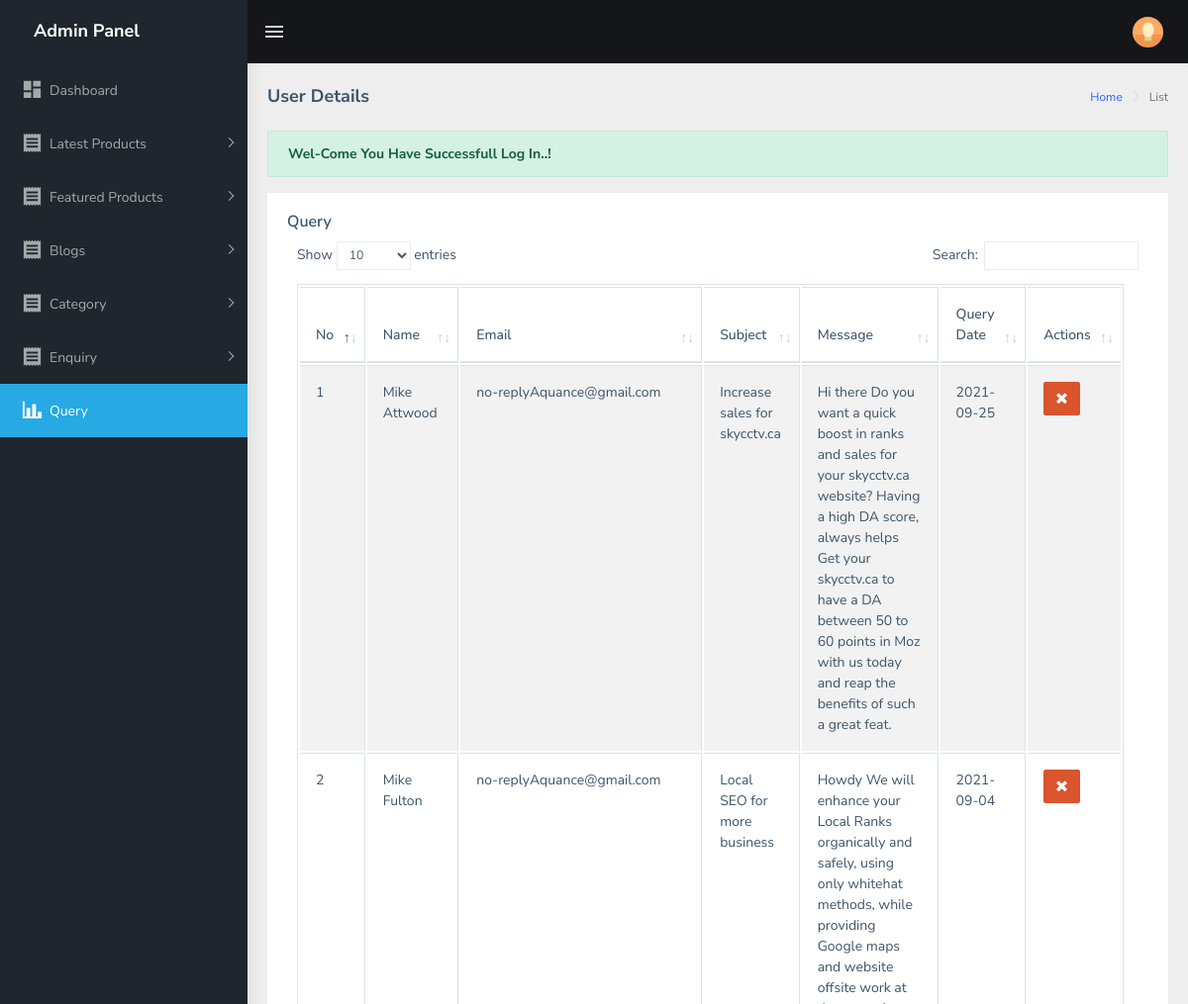
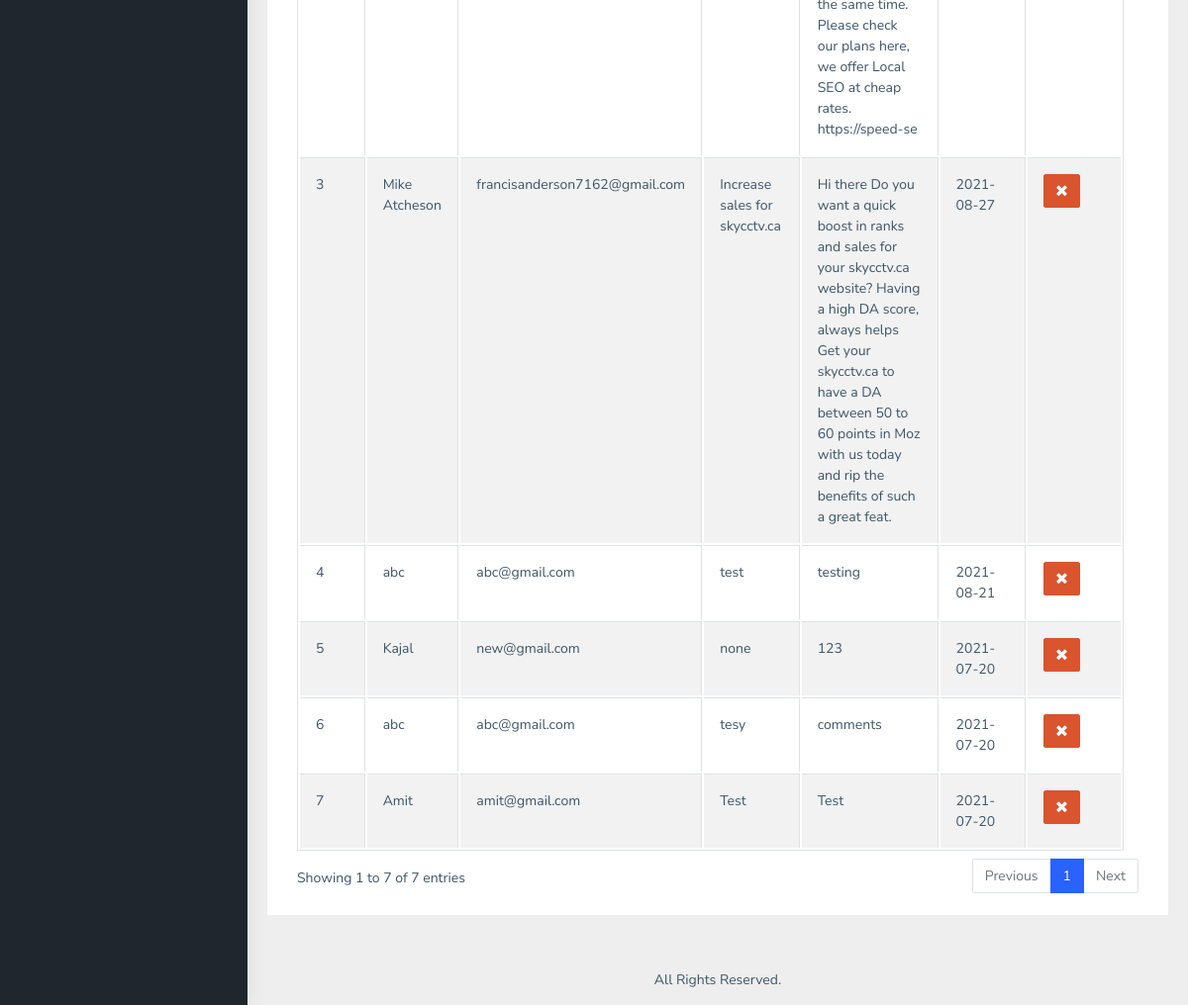
The app's page /admin/query.php (signed in) with its own data (2 pictures, top to bottom).
### tables this page shows
CREATE TABLE `contact` (
  `id` int(11) NOT NULL,
  `name` varchar(255) NOT NULL,
  `email` varchar(255) NOT NULL,
  `number` varchar(255) NOT NULL,
  `subject` varchar(255) NOT NULL,
  `comment` varchar(255) NOT NULL,
  `create_date` date NOT NULL
);

### admin/query.php (the view, shortened to what this page needs)
<!DOCTYPE html>
<html>
<head>
  <?php include("include/head.php"); ?>
</head>
  <?php include("include/profile.php"); ?>
  <?php include("include/sidebar.php"); ?>
        <div class="page-wrapper">
            <div class="page-breadcrumb">
                <div class="row">
                    <div class="col-12 d-flex no-block align-items-center">
                        <h4 class="page-title">User Details</h4>
                        <div class="ml-auto text-right">
                            <nav aria-label="breadcrumb">
                                <ol class="breadcrumb">
                                    <li class="breadcrumb-item"><a href="index.php">Home</a></li>
                                    <li class="breadcrumb-item active" aria-current="page">List</li>
                                </ol>
                            </nav>
                        </div>
                    </div>
                </div>
            </div>
            <div class="container-fluid">
                <?php include('include/set_message.php'); ?>
                <div class="row">
                    <div class="col-12">
                        <div class="card">
                            <div class="card-body">
                                <h5 class="card-title">Query</h5>
                                <div class="table-responsive">
                                    <table id="zero_config" class="table table-striped table-bordered">
                                        <thead>
                                            <tr>
                                                <th>No</th>
                                                <th>Name</th>
                                                <th>Email</th>
                                                <th>Subject</th>
                                                <th>Message</th>
                                                <th>Query Date</th>
                                                <th>Actions</th>
                                            </tr>
                                        </thead>
                                        <tbody>
                                        <?php
                                          include("include/config.php");
                                          $cat = "SELECT * FROM `contact` ORDER BY id  DESC";
                                          $result = mysqli_query($con,$cat);
                                          $co = 1;
                                          while ($row = mysqli_fetch_assoc($result)) {
                                        ?>
                                          <tr>
                                          <td><?=$co?></td>
                                          <td><?=$row['name'] ?></td>
                                          <td><?=$row['email']?></td>
                                          <td><?=$row['subject']?></td>
                                          <td><?=$row['comment']?></td>
                                          <td><?=$row['create_date']?></td>
                                          <td>
                                            <button  type="submit" class="btn btn-danger deleteBtn" style="height: 34px;" data-toggle="modal" data-target="#Modal2"><i class="fa fa-times" aria-hidden="true"></i></button><br>
                                          </td>
                                        </tr>
                                      <?PHP $co++;
                                       }
                                     ?>
                                        </tbody>
                                    </table>
                                </div>
                            </div>
                        </div>
                    </div>
                </div>
            </div>
  <?php include("include/footer.php"); ?>
</body>
</html>

### records on screen
contact: name "Mike Attwood", email "no-replyAquance@gmail.com", subject "Increase sales for skycctv.ca", comment "Hi there Do you want a quick boost in ranks and sales for your skycctv.ca website? Having a high DA score, always helps Get your skycctv.ca to have a DA between 50 to 60 points in Moz with us today and reap the benefits of such a great feat.", create_date "2021-09-25"
contact: name "Mike Fulton", email "no-replyAquance@gmail.com", subject "Local SEO for more business", comment "Howdy We will enhance your Local Ranks organically and safely, using only whitehat methods, while providing Google maps and website offsite work at the same time. Please check our plans here, we offer Local SEO at cheap rates. https://speed-se", create_date "2021-09-04"
contact: name "Mike Atcheson", email "francisanderson7162@gmail.com", subject "Increase sales for skycctv.ca", comment "Hi there Do you want a quick boost in ranks and sales for your skycctv.ca website? Having a high DA score, always helps Get your skycctv.ca to have a DA between 50 to 60 points in Moz with us today and rip the benefits of such a great feat.", create_date "2021-08-27"
contact: name "abc", email "abc@gmail.com", subject "test", comment "testing", create_date "2021-08-21"
contact: name "Kajal", email "new@gmail.com", subject "none", comment "123", create_date "2021-07-20"
contact: name "abc", email "abc@gmail.com", subject "tesy", comment "comments", create_date "2021-07-20"
contact: name "Amit", email "amit@gmail.com", subject "Test", comment "Test", create_date "2021-07-20"

### other values on screen
$er "Wel-Come You Have Successfull Log In..!"
